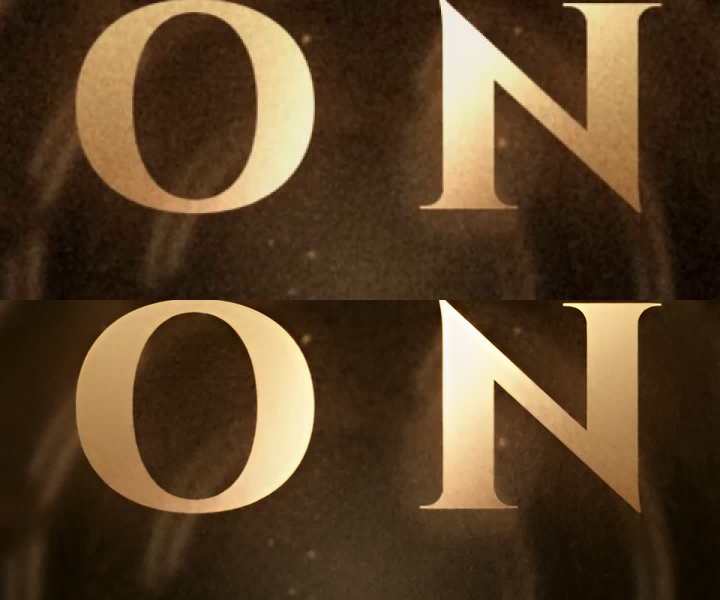
#> input picture demo/build/esrgan_before_after.jpg, 1440 x 1200 px (shown at 1/2 size)
$ python -i render.py   (imports and definitions only)
#> lines starting #> are read from the running program, lines starting #| are printed output that depends on the picture
"""KRONOS - 15s brand film in the style of the two reference lyric videos.

Graphic language borrowed (not the people / footage):
  * bronze CG hero object (maze dial) on black, slow push-in, dust + bokeh   [ref 2]
  * wide-tracked serif credits that resolve letter by letter                   [ref 1 + 2]
  * 1-word lyric cards whose letters drop / scatter / converge                 [ref 1]
  * depth-driven camera move with rack focus over a 3D maze                    [ref 2]
  * red/yellow halftone "comic" interlude, brush type, stepped frames          [ref 2 + ref 1 red chapter]
  * title assembles from scattered letters, sparks, end card on the motif      [ref 1 + 2]

Writes raw RGB frames to ffmpeg -> build/master_24.mp4 (1920x1080, 24 fps, no grade).
"""
import math, os, subprocess, sys
import cv2
import numpy as np
from PIL import Image, ImageDraw, ImageFont

HERE = os.path.dirname(os.path.abspath(__file__))
B = os.path.join(HERE, "build")
F = os.path.join(HERE, "fonts")
W, H, FPS, DUR = 1920, 1080, 24, 15.0
NF = int(FPS * DUR)
rng = np.random.default_rng(42)

CUTS = dict(s2=2.5, time=3.75, s3=6.0, s4=9.0, noone=9.6, s5=11.5, title=12.05)
CREAM = np.array([236, 224, 200], np.float32)
GOLD_HI = np.array([255, 226, 160], np.float32)
GOLD_LO = np.array([150, 92, 40], np.float32)
RED = np.array([168, 22, 20], np.float32)
YEL = np.array([246, 204, 96], np.float32)


# ---------- helpers ----------
def clamp01(x): return max(0.0, min(1.0, x))
def ease_out(x): x = clamp01(x); return 1 - (1 - x) ** 3
def ease_in_out(x): x = clamp01(x); return x * x * (3 - 2 * x)
def ease_back(x, s=1.7):
    x = clamp01(x) - 1
    return x * x * ((s + 1) * x + s) + 1


def font(name, size, wght=None):
    f = ImageFont.truetype(os.path.join(F, name), size)
    if wght is not None:
        f.set_variation_by_axes([wght])
    return f


_glyphs = {}
# [42 lines left out: functions glyph, layout, stamp, not called in this run]


def over(img, mask, color, opacity=1.0):
    m = (mask * opacity)[..., None]
    return img * (1 - m) + np.asarray(color, np.float32) * m


def add(img, layer, gain=1.0):
    return img + layer * gain


# [8 lines left out: function place_rgba, not called in this run]


# ---------- assets ----------
# [9 lines that did not run here, left out]

def load_rgba(p):
    a = np.asarray(Image.open(p).convert("RGBA"), np.float32)
    a[..., :3] *= a[..., 3:4] / 255  # premultiply
    a[..., 3] /= 255
    return a

# [1 line that did not run here, left out]
# [1 line that did not run here, left out]
# [2 lines not run here, left out]

yy, xx = np.mgrid[0:H, 0:W].astype(np.float32)
rr = np.hypot((xx - W / 2) / (W / 2), (yy - H / 2) / (H / 2))
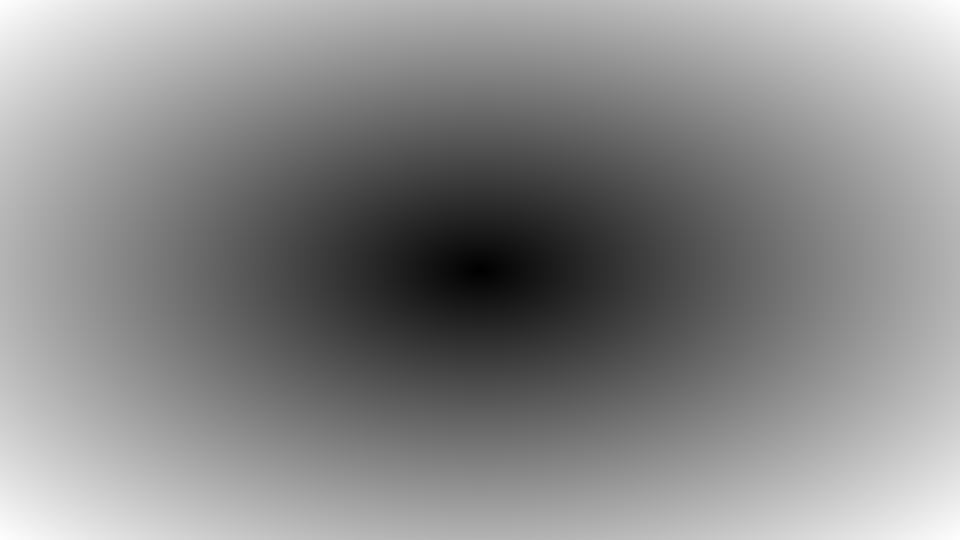
#> rr: shape (1080, 1920) float32 (shown at 1/2 size); min 0, max 1.41, mean 0.765; drawn with min black and max white
VIGNETTE = np.clip(1.15 - 0.55 * rr ** 1.8, 0.25, 1)[..., None]
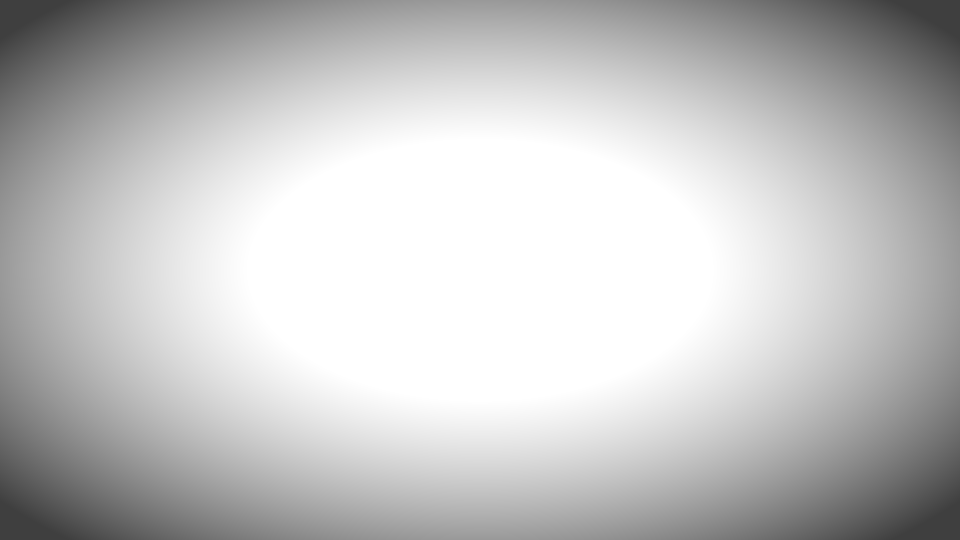
#> VIGNETTE: shape (1080, 1920, 1) float32 (shown at 1/2 size); min 0.25, max 1, mean 0.763
BG_DARK = (np.array([34, 22, 13], np.float32) * np.clip(1 - rr * 0.8, 0, 1)[..., None] ** 1.5)
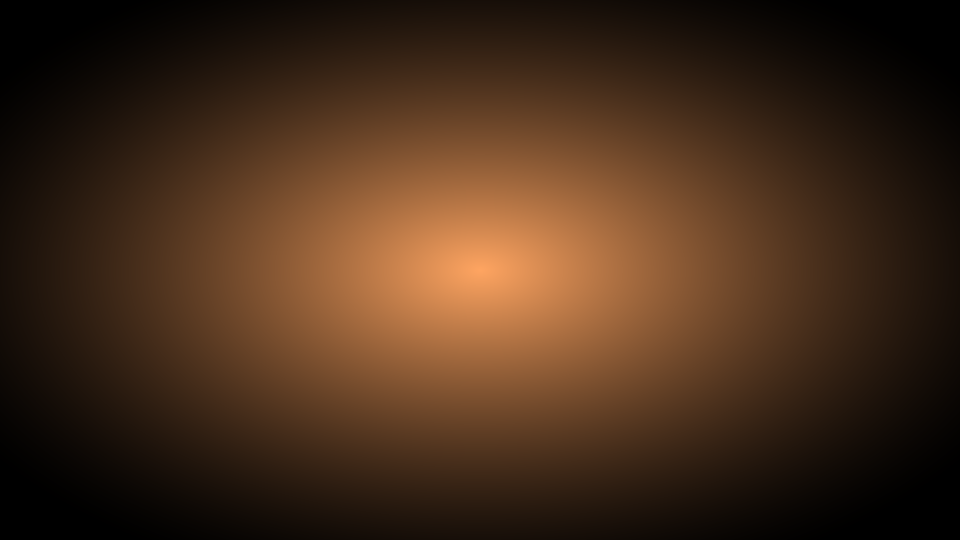
#> BG_DARK: shape (1080, 1920, 3) float32 (shown at 1/2 size); mean of channels 0, 1, 2 9.3, 6, 3.6; drawn with min black and max white

# grunge for distressed type
gr = rng.normal(0, 1, (H // 4, W // 4)).astype(np.float32)
gr = cv2.resize(cv2.GaussianBlur(gr, (0, 0), 1.2), (W, H))
GRUNGE = np.clip((gr - 0.9) * 2.5, 0, 1)  # specks to cut out of letters
scr = np.zeros((H, W), np.float32)
# [4 lines not run here, left out]
GRUNGE = np.clip(GRUNGE + scr * 0.8, 0, 1)

GRAIN = [rng.normal(0, 1, (H // 2, W // 2)).astype(np.float32) for _ in range(6)]

# particles
ND = 260
dust = dict(x=rng.uniform(0, W, ND), y=rng.uniform(0, H, ND), vx=rng.normal(6, 10, ND), vy=rng.normal(-8, 6, ND),
            r=rng.uniform(0.8, 2.6, ND), b=rng.uniform(0.25, 1.0, ND), ph=rng.uniform(0, 6.28, ND))
NB = 14
bok = dict(x=rng.uniform(0, W, NB), y=rng.uniform(0, H, NB), r=rng.uniform(25, 85, NB), vx=rng.normal(0, 8, NB), b=rng.uniform(0.15, 0.4, NB))


# [14 lines left out: function dust_layer, not called in this run]


class Sparks:
    def __init__(self, t0, cx, cy, n=170, seed=1):
        r = np.random.default_rng(seed)
        ang = r.uniform(0, 2 * np.pi, n)
        sp = r.uniform(250, 1300, n)
        self.t0, self.cx, self.cy = t0, cx, cy
        self.vx, self.vy = np.cos(ang) * sp, np.sin(ang) * sp * 0.6 - 150
        self.life = r.uniform(0.4, 1.4, n)

    # [135 lines left out: functions layer, flash, logo_bug, shot1, disc_frame, shot2 and 1 more, not called in this run]


# halftone helpers
CELL = 10
HX = (xx % CELL) - CELL / 2 + 0.5
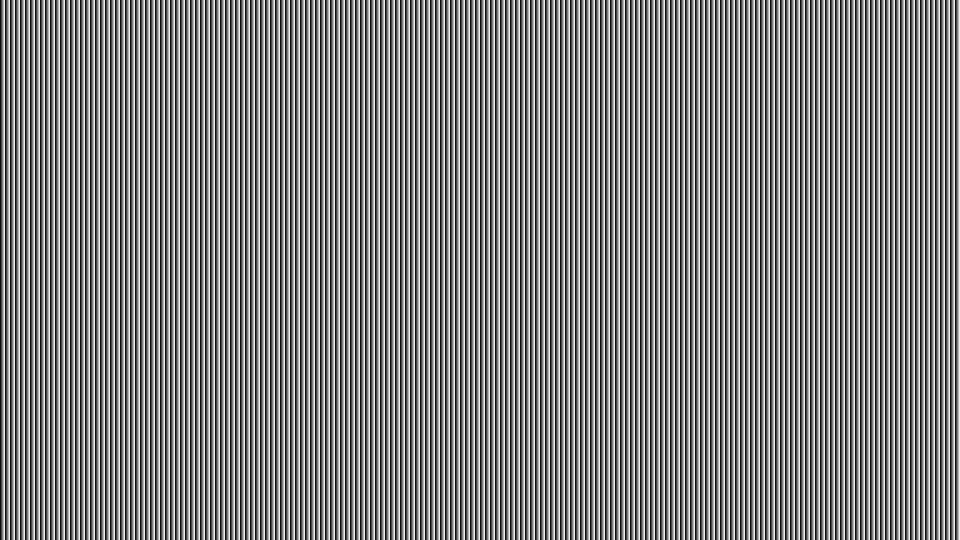
#> HX: shape (1080, 1920) float32 (shown at 1/2 size); min -4.5, max 4.5, mean 0; drawn with min black and max white
HY = (yy % CELL) - CELL / 2 + 0.5
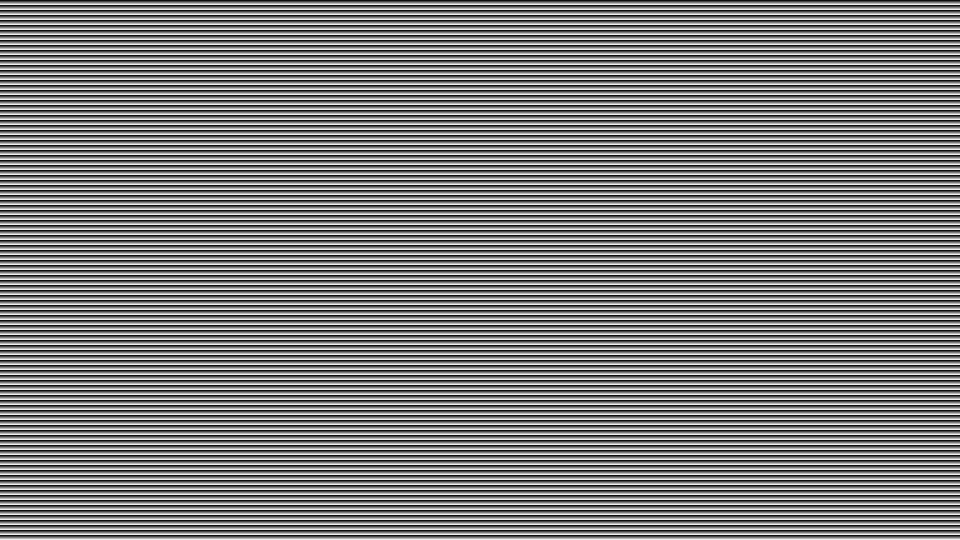
#> HY: shape (1080, 1920) float32 (shown at 1/2 size); min -4.5, max 4.5, mean 0; drawn with min black and max white
HD = np.hypot(HX, HY)
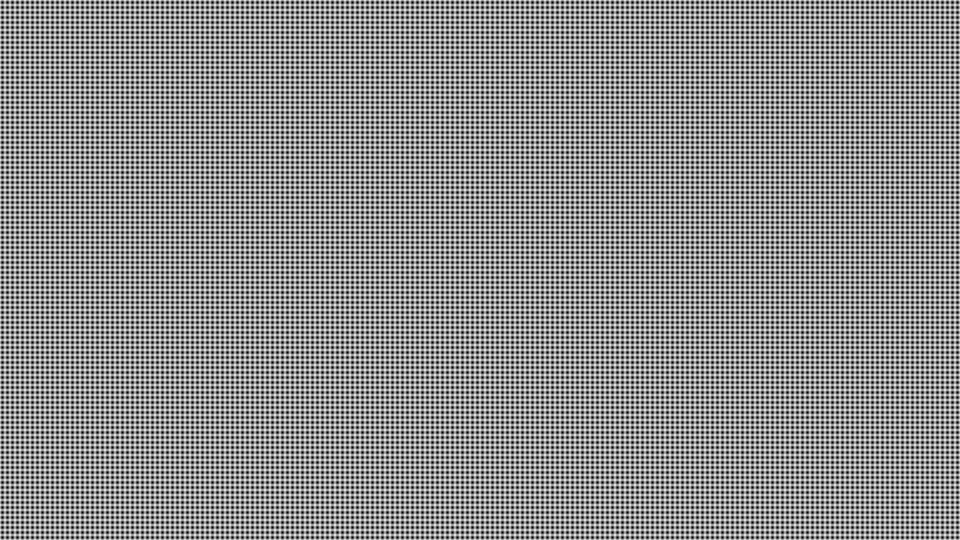
#> HD: shape (1080, 1920) float32 (shown at 1/2 size); min 0.707, max 6.36, mean 3.81; drawn with min black and max white


# [57 lines left out: functions halftone, shot4, not called in this run]


SPARKS = Sparks(CUTS["title"], 960, 500)
GOLD_GRAD = (GOLD_LO + (GOLD_HI - GOLD_LO) * np.clip(1 - (yy[..., None] - 360) / 220, 0, 1)).astype(np.float32)
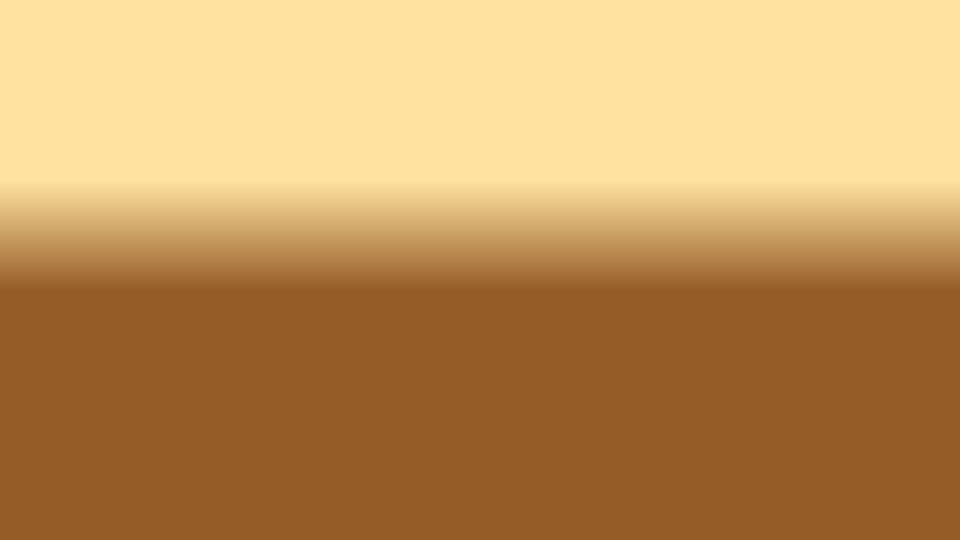
#> GOLD_GRAD: shape (1080, 1920, 3) float32 (shown at 1/2 size); mean of channels 0, 1, 2 200.4, 151.7, 88.6; drawn as R, G, B


# [34 lines left out: function shot5, not called in this run]


def frame(i):
    t = i / FPS
    if t < CUTS["s2"]:
        img = shot1(t)
    elif t < CUTS["s3"]:
        img = shot2(t)
    elif t < CUTS["s4"]:
        img = shot3(t)
    elif t < CUTS["s5"]:
        img = shot4(t)
    else:
        img = shot5(t)
    # global film finish: vignette, flicker, grain, gentle gate weave
    img = img * VIGNETTE * (1 + 0.02 * math.sin(i * 1.7) * math.sin(i * 0.37))
    g = cv2.resize(GRAIN[i % len(GRAIN)], (W, H))[..., None]
    img = img + g * 7
    dx, dy = 1.2 * math.sin(i * 0.9), 0.8 * math.sin(i * 1.3 + 1)
    img = cv2.warpAffine(img.astype(np.float32), np.float32([[1, 0, dx], [0, 1, dy]]), (W, H), borderMode=cv2.BORDER_REFLECT)
    return np.clip(img, 0, 255).astype(np.uint8)


# [15 lines not run here, left out]

>>> import cv2
>>> picture = cv2.cvtColor(cv2.imread('build/esrgan_before_after.jpg'), cv2.COLOR_BGR2RGB)
>>> result = frame(picture)
#> (the run stopped early here; a loop or call above may not have finished)
